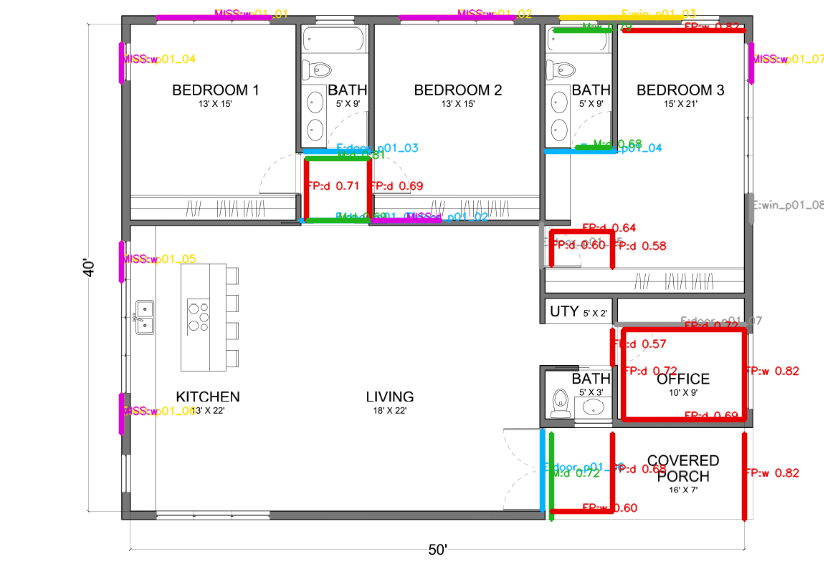
#> input picture benchmark_reports/opening_v2_plan_01.png, 824 x 582 px
$ python cv_analyzer.py benchmark_reports/opening_v2_plan_01.png 1.0
#> lines starting #> are read from the running program, lines starting #| are printed output that depends on the picture; after the words box and inside, x2 and y2 are one past the last pixel; in counts of white or black regions, pixels touching at a corner belong together
"""
cv_analyzer.py  v3  —  LOCAL CV Floor Plan Analyzer
====================================================
Honest architecture:
  - Wall detection: Canny + OTSU + morphological closing (works well)
  - Room regions: connected components on inverted wall mask (works well)
  - OCR: attempted, used when it works, skipped gracefully when it fails
  - Scale: from user-provided dimensions (best) or image proportions (fallback)
  - Room type: from OCR if available, else size heuristics
  - Doors/windows: wall gap detection
  - All sizes/positions in metres
"""

import cv2
import numpy as np
import re
from pathlib import Path

try:
    import pytesseract
    OCR_AVAILABLE = True
except ImportError:
    OCR_AVAILABLE = False

# ── CONSTANTS ────────────────────────────────────────────────────────────────
DIM_RE      = re.compile(r'(\d+\.?\d*)\s*[xX×]\s*(\d+\.?\d*)')
MIN_ROOM_PX = 1800
MAX_FRAC    = 0.87
DEFAULT_W   = 12.0

ROOM_KEYWORDS = {
    "bed":"bedroom","bedroom":"bedroom","sleeping":"bedroom",
    "kitchen":"kitchen","kitch":"kitchen",
    "bath":"bathroom","toilet":"bathroom","wc":"bathroom",
    "w.c":"bathroom","w/c":"bathroom","lavatory":"bathroom",
    "living":"living","hall":"living","lounge":"living","drawing":"living",
    "dining":"dining",
    "varand":"verandah","veranda":"verandah","porch":"verandah",
    "balcon":"balcony","terrace":"balcony",
    "stair":"staircase","staircase":"staircase",
    "store":"store","storage":"store","utility":"store",
    "garage":"garage","parking":"garage",
    "puja":"puja_room","pooja":"puja_room","mandir":"puja_room",
    "office":"office","study":"study",
    "lobby":"lobby","foyer":"lobby","entrance":"lobby",
    "passage":"corridor","corridor":"corridor",
    "servant":"servant_room","maid":"servant_room",
}


# ═════════════════════════════════════════════════════════════════════════════
#  ENTRY POINT
# ═════════════════════════════════════════════════════════════════════════════
def analyze_floor_plan(image_path: str,
                       known_width_m : float = None,
                       known_height_m: float = None) -> dict:
#> called with image_path = 'benchmark_reports/opening_v2_plan_01.png', known_width_m = 1
    warnings = []
    img = cv2.imread(str(image_path))
#> img is the input picture: shape (582, 824, 3); mean B, G, R 238.5, 238.3, 242.1
    if img is None:
        return {"success":False,"error":f"Cannot load: {image_path}"}

    H, W = img.shape[:2]
    print(f"[CV] Image: {W}×{H}px")
#| [CV] Image: 824×582px

    # 1. Preprocess
    gray, binary = preprocess(img)

    # 2. Wall mask with tuned kernel for this plan size
    wall_mask = make_wall_mask(binary, W, H)

    # 3. Find enclosed room regions
    regions = find_room_regions(wall_mask, W, H)
    print(f"[CV] Regions found: {len(regions)}")

    # 4. OCR — attempt, use if successful, skip if not
    ocr_labels = []
    if OCR_AVAILABLE:
        ocr_labels = attempt_ocr(gray, W, H)
        print(f"[OCR] Labels read: {len(ocr_labels)}")

    # 5. Scale: user input > OCR calibration > image proportion
    if known_width_m:
        scale   = known_width_m  / W
        scale_y = (known_height_m / H) if known_height_m else scale
    else:
        scale = _calibrate_scale(ocr_labels, regions, W)
        if scale is None:
            scale = DEFAULT_W / W
            warnings.append(
                f"Width assumed {DEFAULT_W}m — enter actual building width for accurate wire lengths")
        scale_y = scale
    print(f"[Scale] {scale:.5f} m/px")

    # 6. Build room objects
    rooms = build_rooms(regions, ocr_labels, scale, scale_y, H, W, wall_mask, warnings)

    # 7. Elements (CCTV cameras etc.)
    elements = detect_elements(img, gray, scale, H)

    # 8. Confidence
    n_ocr = sum(1 for r in rooms if r["name"] != "unknown")
    conf  = min(0.92, 0.45 + 0.07*len(rooms) + 0.05*n_ocr)

    return {
        "success": True,
        "data": {
            "plan_type"        : "local_cv",
            "confidence"       : round(conf, 2),
            "unit"             : "metres",
            "site"             : {
                "total_width" : round(W * scale,   1),
                "total_height": round(H * scale_y, 1),
                "has_compound": False,
            },
            "rooms"            : rooms,
            "detected_elements": elements,
            "electrical_hints" : [],
            "warnings"         : warnings,
            "_debug"           : {
                "image_px"     : f"{W}×{H}",
                "scale_mppx"   : round(scale, 5),
                "regions_found": len(regions),
                "ocr_labels"   : len(ocr_labels),
                "rooms_final"  : len(rooms),
            },
        }
    }


# ═════════════════════════════════════════════════════════════════════════════
#  1. PREPROCESS
# ═════════════════════════════════════════════════════════════════════════════
def preprocess(img):
    gray = cv2.cvtColor(img, cv2.COLOR_BGR2GRAY)
    if np.mean(gray) < 100:          # dark background (blueprint)
        gray = cv2.bitwise_not(gray)

    # CLAHE for local contrast
    clahe    = cv2.createCLAHE(clipLimit=2.5, tileGridSize=(8,8))
    enhanced = clahe.apply(gray)

    denoised = cv2.fastNlMeansDenoising(enhanced, h=8)

    # OTSU
    _, otsu = cv2.threshold(denoised, 0, 255,
                             cv2.THRESH_BINARY_INV + cv2.THRESH_OTSU)
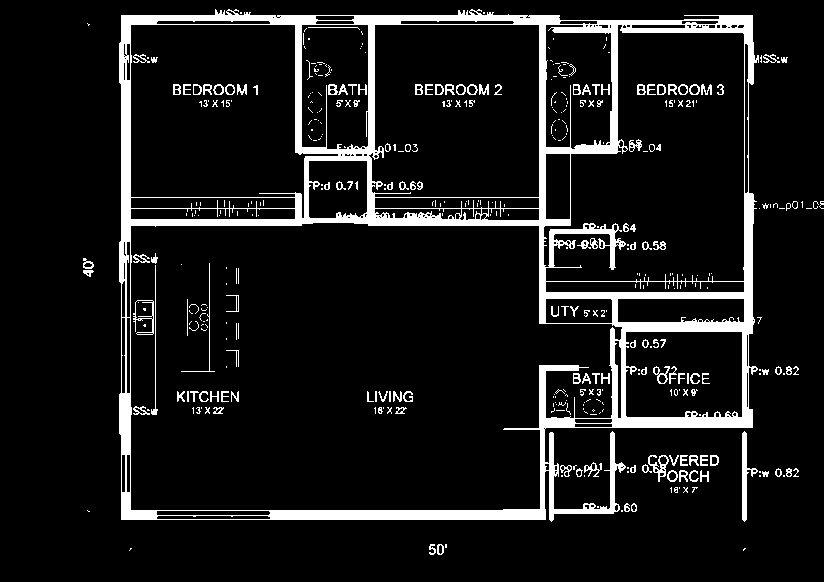
#> otsu: shape (582, 824); 9.6% white; 411 white regions (265 under 20 px), largest, box (x1, y1, x2, y2) and area: (119, 9, 759, 522) 37306, (742, 431, 758, 522) 487, (133, 300, 154, 335) 200
    # Canny edges (catches thin internal walls that OTSU misses)
    canny   = cv2.Canny(denoised, 15, 60)
#> canny: shape (582, 824); 7.6% white in thin lines or dots, all inside (x1, y1, x2, y2) = (82, 9, 824, 556)

    binary  = cv2.bitwise_or(otsu, canny)
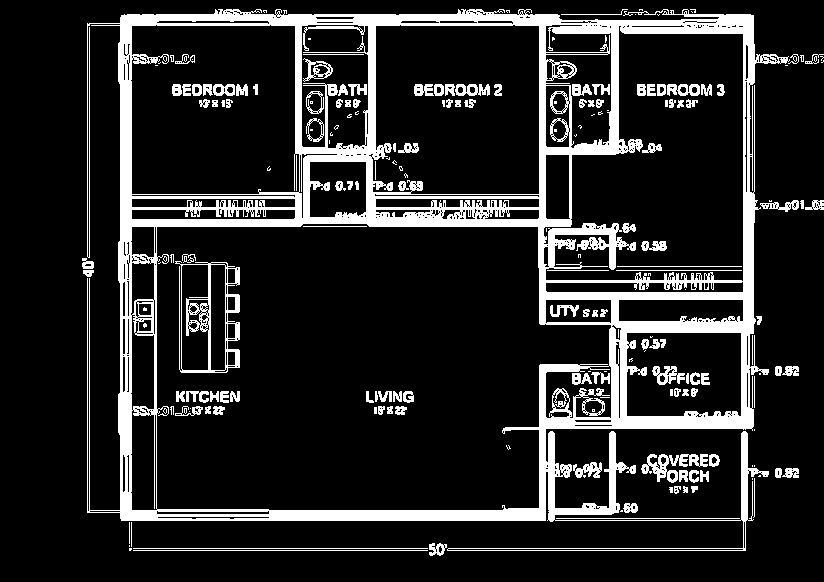
#> binary: shape (582, 824); 15.2% white; 204 white regions (73 under 20 px), largest, box (x1, y1, x2, y2) and area: (87, 9, 790, 551) 58954, (175, 261, 240, 373) 1871, (641, 454, 708, 483) 773
    return gray, binary


# ═════════════════════════════════════════════════════════════════════════════
#  2. WALL MASK
# ═════════════════════════════════════════════════════════════════════════════
def make_wall_mask(binary, W, H):
    # Adaptive kernel: larger plans need bigger kernel to close wall gaps
#> called with W = 824, H = 582
    plan_diag = (W*W + H*H)**0.5
    kern_sz   = max(5, min(14, int(plan_diag / 80)))

    k_close = cv2.getStructuringElement(cv2.MORPH_RECT,(kern_sz, kern_sz))
    k_dil   = cv2.getStructuringElement(cv2.MORPH_RECT,(kern_sz//2+1, kern_sz//2+1))

    # Close gaps in wall lines, then dilate to thicken walls
    closed = cv2.morphologyEx(binary, cv2.MORPH_CLOSE, k_close, iterations=2)
#> closed: shape (582, 824); 27.6% white; 3 white regions, box (x1, y1, x2, y2) and area: (84, 0, 824, 558) 130031, (416, 86, 504, 110) 1439, (368, 393, 416, 417) 945
    wall   = cv2.dilate(closed, k_dil, iterations=1)
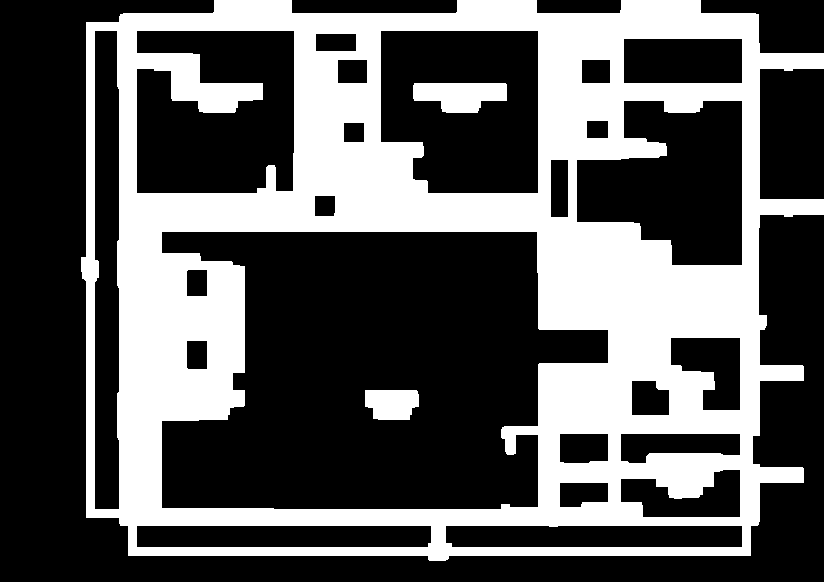
#> wall: shape (582, 824); 35.5% white; 3 white regions, box (x1, y1, x2, y2) and area: (81, 0, 824, 561) 166505, (413, 83, 507, 113) 2147, (365, 390, 419, 420) 1413

    # Remove tiny noise blobs
    nb, out, stats, _ = cv2.connectedComponentsWithStats(wall, connectivity=8)
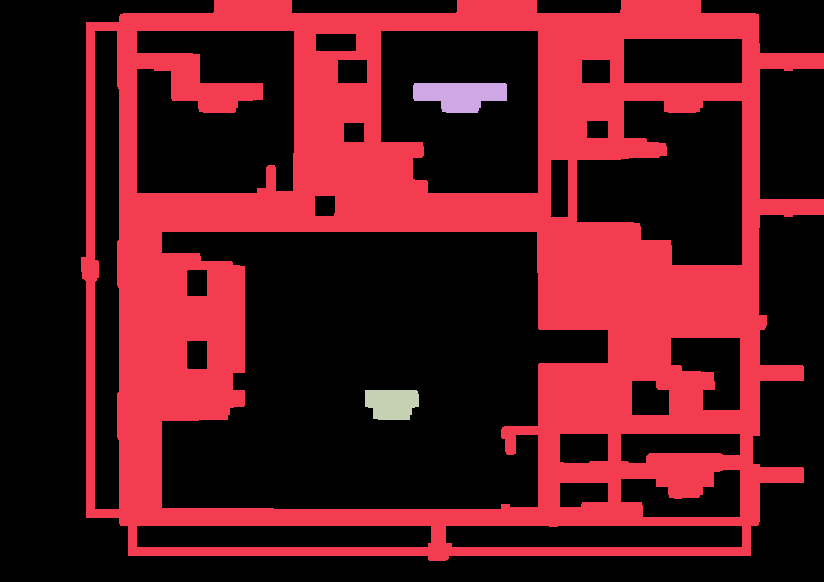
#> out: shape (582, 824) int32; 4 distinct labels, from 0 to 3; one colour per label, 0 black
#> nb = 4; stats = [[0, 0, 824, 582, 309503], [81, 0, 743, 561, 166505], [413, 83, 94, 30, 2147], [365, 390, 54, 30, 1413]]
    result = np.zeros_like(wall)
    min_sz = H * W * 0.0002
    for i in range(1, nb):
        if stats[i, cv2.CC_STAT_AREA] >= min_sz:
            result[out == i] = 255
    return result


# ═════════════════════════════════════════════════════════════════════════════
#  3. ROOM REGIONS
# ═════════════════════════════════════════════════════════════════════════════
def find_room_regions(wall_mask, W, H):
#> called with W = 824, H = 582
    floor = cv2.bitwise_not(wall_mask)

    # Strip border
    bw = max(3, W//60)
    bh = max(3, H//60)
    floor[:bh, :]=0; floor[-bh:,:]=0
    floor[:,:bw]=0;  floor[:,-bw:]=0
#> after `floor[:, -bw:] = 0`:
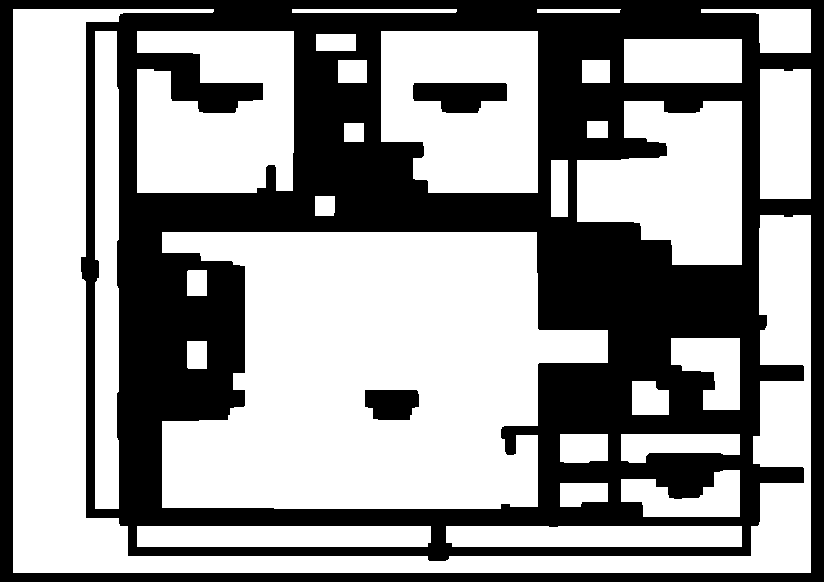
#> floor: shape (582, 824); 58.9% white; 3 black regions, box (x1, y1, x2, y2) and area: (0, 0, 824, 582) 193443, (413, 83, 507, 113) 2147, (365, 390, 419, 420) 1413

    num, labels, stats, centroids = cv2.connectedComponentsWithStats(
        floor, connectivity=4)
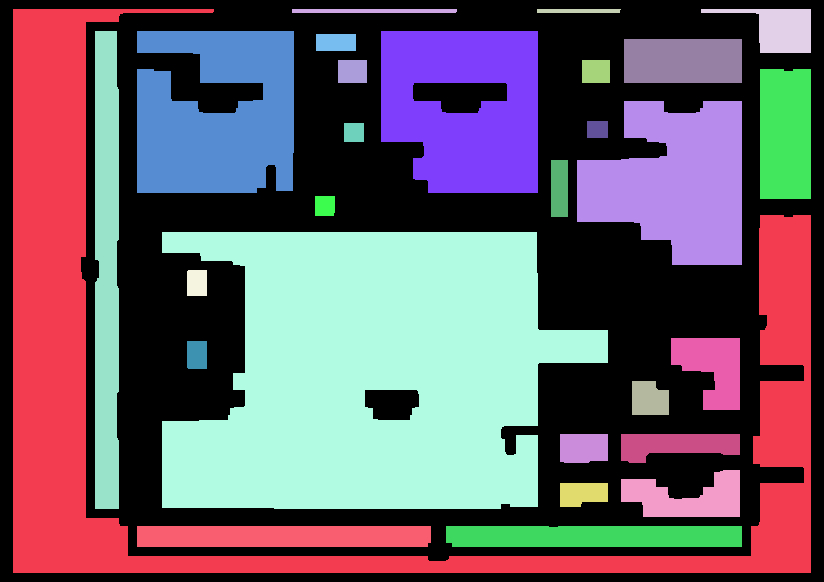
#> labels: shape (582, 824) int32; 29 distinct labels, from 0 to 28; one colour per label, 0 black
#> num = 29; stats = 29 rows, first 6: [0, 0, 824, 582, 197003], [13, 9, 798, 564, 72057], [292, 9, 165, 4, 659], [537, 9, 84, 4, 333], [701, 9, 110, 44, 2513], [95, 31, 24, 478, 11094]; centroids = 29 pairs, first value 106.3 to 785, second value 10.5 to 536

    total  = W * H
    regions= []
    for i in range(1, num):
        area = int(stats[i, cv2.CC_STAT_AREA])
        if area < MIN_ROOM_PX:          continue
        if area / total > MAX_FRAC:     continue
        x  = int(stats[i, cv2.CC_STAT_LEFT])
        y  = int(stats[i, cv2.CC_STAT_TOP])
        rw = int(stats[i, cv2.CC_STAT_WIDTH])
        rh = int(stats[i, cv2.CC_STAT_HEIGHT])
        cx, cy = float(centroids[i][0]), float(centroids[i][1])
        # Skip extremely thin slivers
        asp = max(rw,rh)/max(min(rw,rh),1)
        if asp > 12 and area < 10000: continue
        regions.append({"x":x,"y":y,"w":rw,"h":rh,
                         "area":area,"cx":cx,"cy":cy})
#> this loop made 28 passes
#> (area, x, y, rw, rh, cx, cy, asp) on passes 1, 4, 5, 6, 7, 9, 12, 13: (72057, 13, 9, 798, 564, 286.4, 360.6, 1.41), (2513, 701, 9, 110, 44, 779.5, 28.57, 2.5), (11094, 95, 31, 24, 478, 106.3, 270.5, 19.92), (21494, 137, 31, 157, 162, 216.6, 115, 1.03), (21290, 381, 31, 157, 162, 464.4, 108, 1.03), (5192, 624, 39, 118, 44, 682.5, 60.5, 2.68), (6612, 760, 69, 51, 130, 785, 133.7, 2.55), (19575, 577, 101, 165, 164, 674.6, 181.8, 1.01)
#> after the loop, regions = 12 items
#| [CV] Regions found: 12

    regions.sort(key=lambda r: r["area"], reverse=True)
    return regions


# ═════════════════════════════════════════════════════════════════════════════
#  4. OCR  (best-effort, graceful failure)
# ═════════════════════════════════════════════════════════════════════════════
def attempt_ocr(gray, W, H):
    """
    Try to read room labels and dimensions.
    Returns empty list on failure — caller handles gracefully.
    Works best on: clean digital plans, large text, high contrast.
    Less reliable on: scanned drawings, small text, lines crossing text.
    """
#> called with W = 824, H = 582
    labels = []
    try:
        # Upscale for better character recognition
        scale_up = max(1.0, min(4.0, 2400/max(W,H)))
        ups = cv2.resize(gray, None, fx=scale_up, fy=scale_up,
                         interpolation=cv2.INTER_CUBIC)

        clahe = cv2.createCLAHE(clipLimit=3.0, tileGridSize=(6,6))
        ups   = clahe.apply(ups)

        _, bin_ = cv2.threshold(ups, 0, 255,
                                cv2.THRESH_BINARY + cv2.THRESH_OTSU)
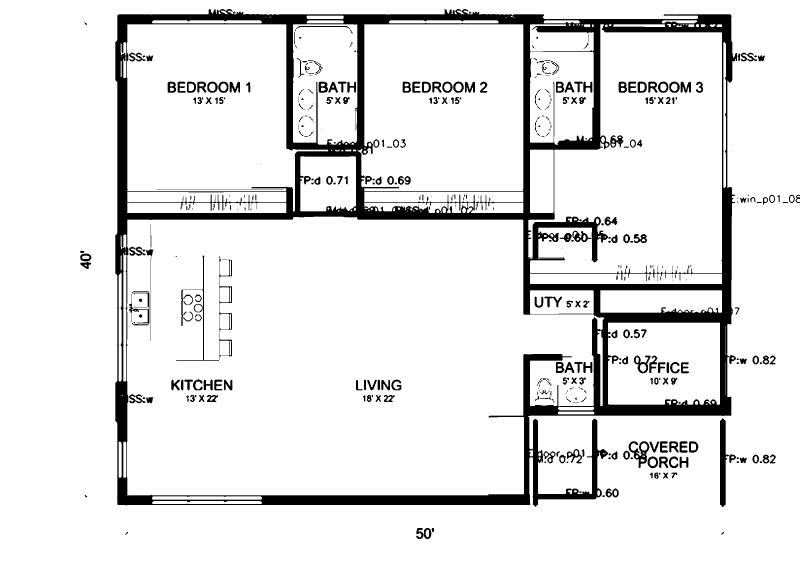
#> bin_: shape (1695, 2400) (shown at 1/3 size); 90.1% white; 451 black regions (104 under 20 px), largest, box (x1, y1, x2, y2) and area: (346, 27, 2212, 1520) 325122, (2160, 1255, 2208, 1522) 4741, (1886, 1324, 1948, 1404) 1823

        cfg  = r'--oem 3 --psm 11'
#> (the run stopped early here; a loop or call above may not have finished)

$ run again, on benchmark_reports/opening_v2_plan_03.png
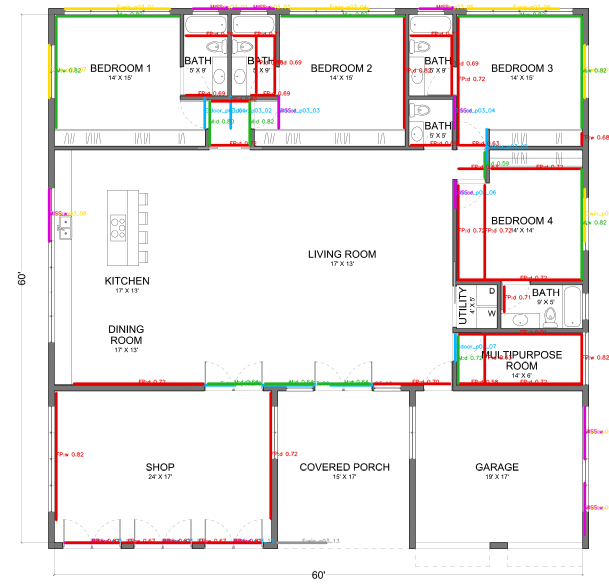
#> input picture benchmark_reports/opening_v2_plan_03.png, 1217 x 1175 px (shown at 1/2 size)
#> in analyze_floor_plan, img is the input picture: shape (1175, 1217, 3); mean B, G, R 237, 238.3, 241.9
#| [CV] Image: 1217×1175px
#> otsu: shape (1175, 1217); 9.3% white; 626 white regions (319 under 20 px), largest, box (x1, y1, x2, y2) and area: (96, 9, 1183, 1098) 113281, (214, 380, 296, 532) 864, (979, 1084, 1016, 1098) 516
#> canny: shape (1175, 1217); 5.9% white in thin lines or dots
#> binary: shape (1175, 1217); 13.2% white; 509 white regions (197 under 20 px), largest, box (x1, y1, x2, y2) and area: (95, 9, 1217, 1152) 154177, (213, 379, 297, 533) 3305, (41, 27, 95, 543) 1086
#> closed: shape (1175, 1217); 23.5% white; 8 white regions (1 under 20 px), largest, box (x1, y1, x2, y2) and area: (37, 0, 1217, 1160) 309360, (212, 381, 300, 588) 12781, (602, 928, 781, 961) 3567
#> wall: shape (1175, 1217); 30.9% white; 7 white regions, largest, box (x1, y1, x2, y2) and area: (34, 0, 1217, 1164) 407053, (209, 378, 304, 592) 16085, (599, 925, 785, 965) 5100
#> out: shape (1175, 1217) int32; 8 distinct labels, from 0 to 7
#> in make_wall_mask, `nb, out, stats, _ = cv2.connectedComponentsWithStats(wall, connectivit..`: nb = 8; stats = [[0, 0, 1217, 1175, 988379], [34, 0, 1183, 1164, 407053], [209, 378, 95, 214, 16085], [616, 499, 142, 40, 4069], [217, 649, 77, 62, 4074], [291, 925, 64, 40, 2270], [599, 925, 186, 40, 5100], [950, 925, 93, 40, 2945]]
#> in find_room_regions, `num, labels, stats, centroids = cv2.connectedComponentsWithStats( floo..`:
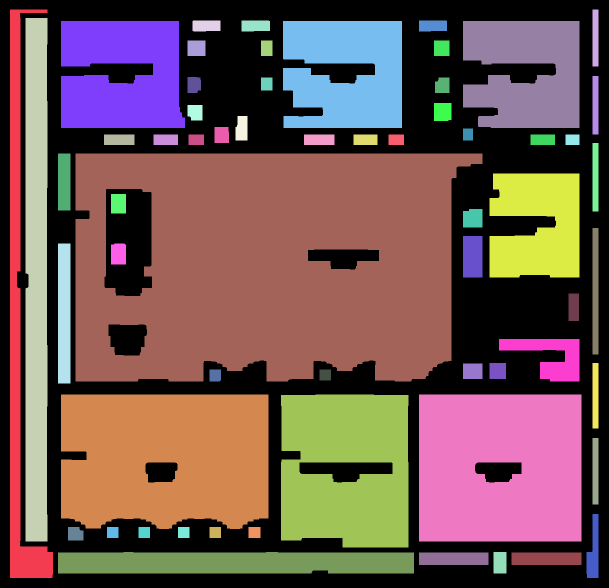
#> labels: shape (1175, 1217) int32 (shown at 1/2 size); 62 distinct labels, from 0 to 61; one colour per label, 0 black
#> in find_room_regions, `num, labels, stats, centroids = cv2.connectedComponentsWithStats( floo..`: num = 62; stats = 62 rows, first 6: [0, 0, 1217, 1175, 516987], [20, 19, 86, 1137, 27975], [1185, 19, 12, 114, 1368], [51, 36, 44, 1047, 45257], [385, 41, 56, 22, 1200], [483, 41, 57, 22, 1220]; centroids = 62 pairs, first value 36.42 to 1190.5, second value 51.23 to 1125.4
#> the loop in find_room_regions, `for i in range(1, num):` made 61 passes
#> area on passes 2, 4, 5, 6, 10, 11, 12, 13: 1368, 1200, 1220, 1199, 1116, 713, 961, 1404
#> after the loop in find_room_regions, `for i in range(1, num):`: regions = 18 items
#| [CV] Regions found: 18
#> in attempt_ocr, `_, bin_ = cv2.threshold(ups, 0, 255, cv2.THRESH_BINARY + cv2.THRESH_OT..`:
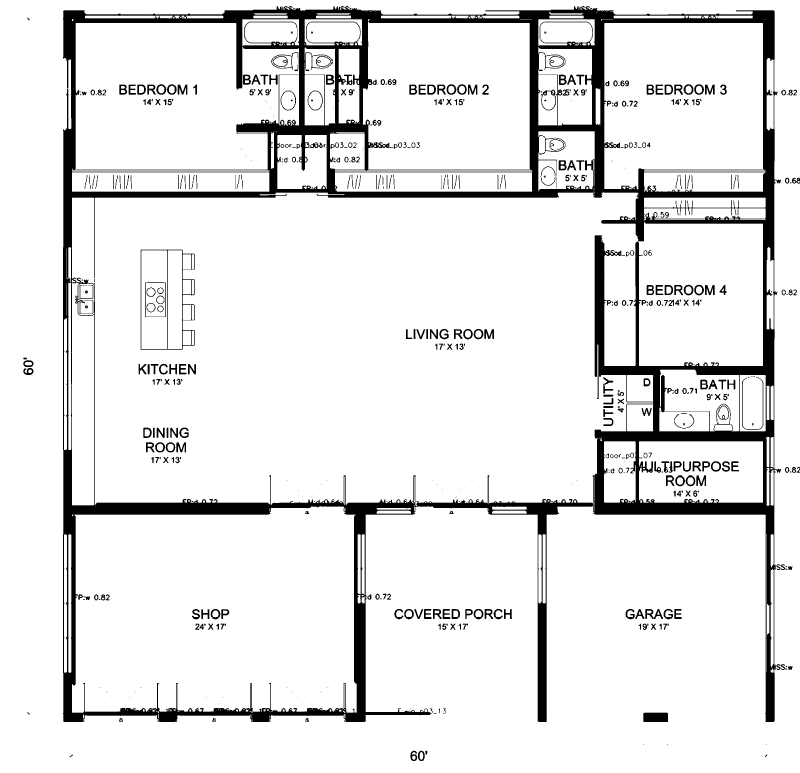
#> bin_: shape (2317, 2400) (shown at 1/3 size); 90.4% white; 630 black regions (203 under 20 px), largest, box (x1, y1, x2, y2) and area: (189, 18, 2333, 2166) 454328, (422, 749, 584, 1049) 3456, (1930, 2138, 2004, 2166) 2063
